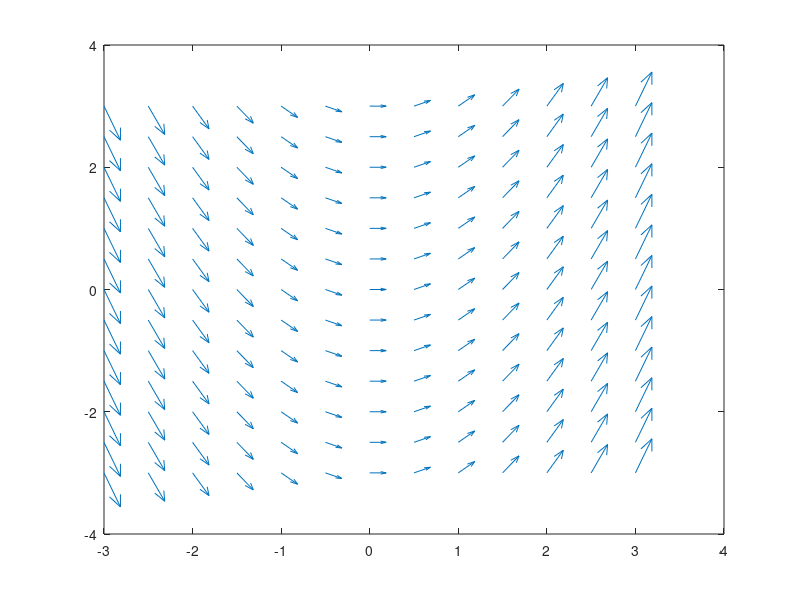

Reproduce this figure in MATLAB. (Note: this script raises an error after producing the figure.)
clc, clear all;
% https://youtu.be/polQqqASZXw
% https://youtu.be/X5svTz8cOT0

% y' = x

f = inline('x', 'x', 'y');
paso=0.5;
iz=-3;
der=3;
[x, y] = meshgrid(iz:paso:der, iz:paso:der);
[n, m] = size(x);
dx = ones(n,m);
dy = f(x, y);
quiver(x, y, dx, dy)

hold on % permite superponer los graficos
dsolve('Dy=x', 'y(0)=0', 'x')
fplot(@(x) 1/2*x^2, [-2.5, 2.5], 'r');
plot(0, 0, '*g')
grid on